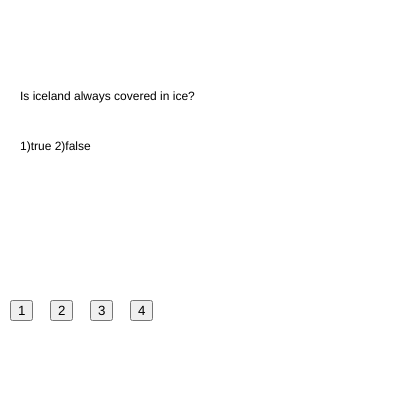
Frame 1 (no input)
Frame 60 (no input): identical to frame 1, image omitted
Frame 120 (the mouse pressed at the canvas centre since frame 60): identical to frame 1, image omitted

The p5.js sketch that drew this single still picture (run headless with seeded random() and noise() and a simulated clock; from frame 60 on, the mouse is pressed at the canvas centre):

// p5.js sketch
// ── sketch.js
var questions = ["Is iceland always covered in ice?","What ocean lies east of the U.S.?","Is water wet?"];
var options = ["1)true 2)false","1)pacific, 2)eastern, 3)Indian, 4)atlantic","1)True 2)False"];
var answers = [1,3,1]; //button is 1 higher than actual current option, which is why answers are 1,3,1




var buttons = [];

var currentOption = -1; //refers to what button the user has pressed, when program starts we are at -1

var currentQuestion = 0;


var answerText = "";

var startTimer = false;

var interval = 5000;
var prevMillis = 0;

function setup() {
  // put setup code here
  createCanvas(400,400);


buttons[0]= createButton("1");
buttons[0].position(10,300);
buttons[0].mousePressed(function(){
 currentOption = 0;
}); //end of mousePressed

buttons[1]= createButton("2");
buttons[1].position(50,300);
buttons[1].mousePressed(function(){
 currentOption = 1;
}); //end of mousePressed

buttons[2]= createButton("3");
buttons[2].position(90,300);
buttons[2].mousePressed(function(){
 currentOption = 2;
}); //end of mousePressed

buttons[3]= createButton("4");
buttons[3].position(130,300);
buttons[3].mousePressed(function(){
 currentOption = 3;
}); //end of mousePressed

} //end of set up




function draw() {
  // put drawing code here
background(255);
text(questions[currentQuestion], 20,100);
text(options[currentQuestion], 20,150);



if(startTimer == true){
  text(answerText, 20, 200);
  if(millis()-prevMillis > interval){
    prevMillis = millis();
    startTimer = false;
    console.log("Timer ended");
  }//end of timer
}//end of startTimer=true


//if currentOption is not equal to -1
if(currentOption != -1){
  //do something if currentOption is not equal to -1
console.log("currentOption" + currentOption);
if(currentOption == answers [currentQuestion]){
console.log("correct");
answerText ="Correct";
currentQuestion = currentQuestion + 1;
//array.length counts how many items are in the array, questions.length has two items
//if currentQuestion == 2
if(currentQuestion == questions.length ){
currentQuestion = 0;

}



}else{
  console.log("incorrect");
  answerText = "Incorrect";
} //end of checking if answer correct or incorrect

//reset to inactive state
currentOption = -1;
startTimer = true;
prevMillis = millis();

} //end of first if statement under text






} //end of draw loop
